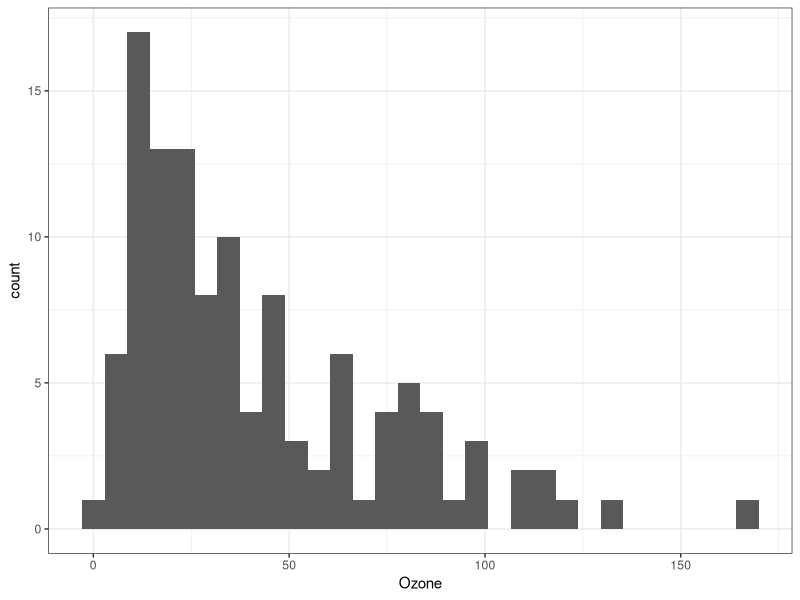
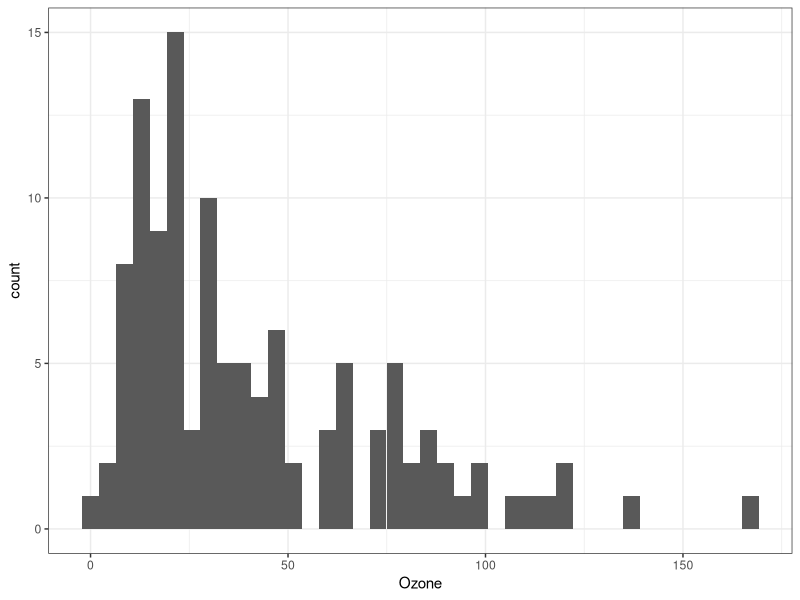
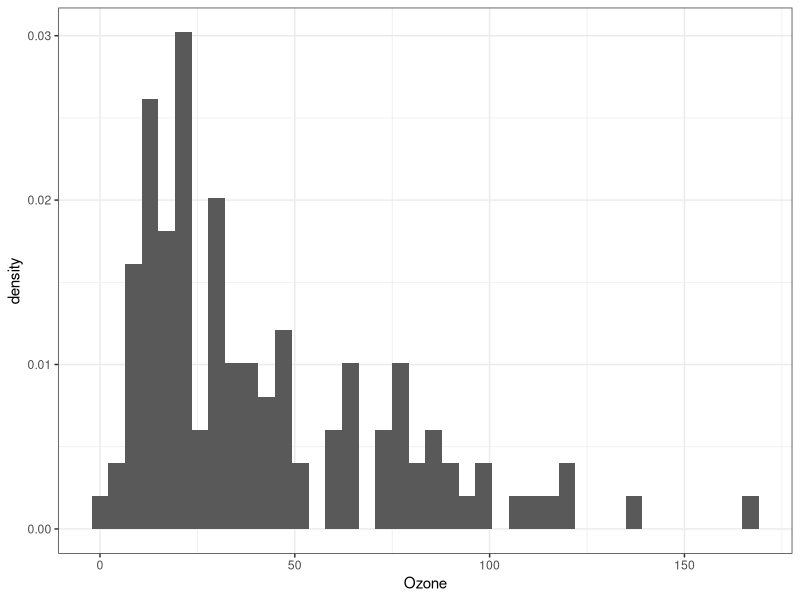
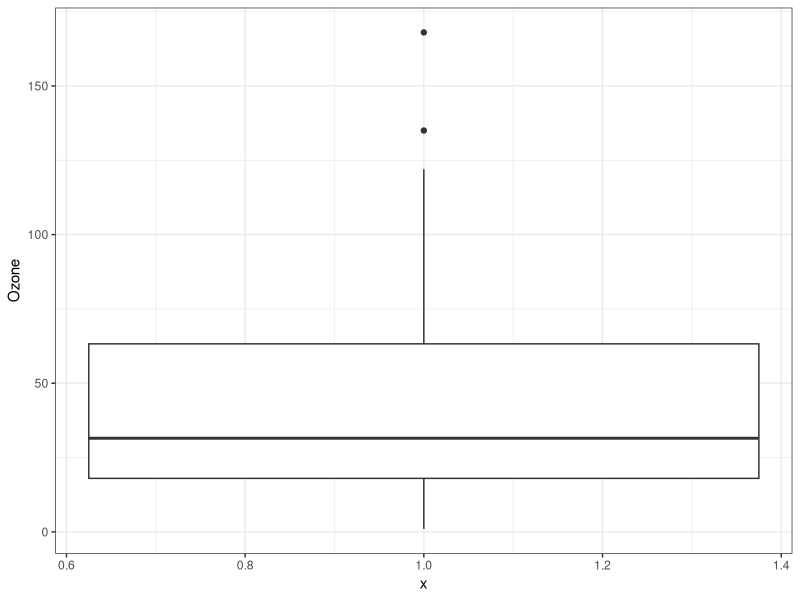
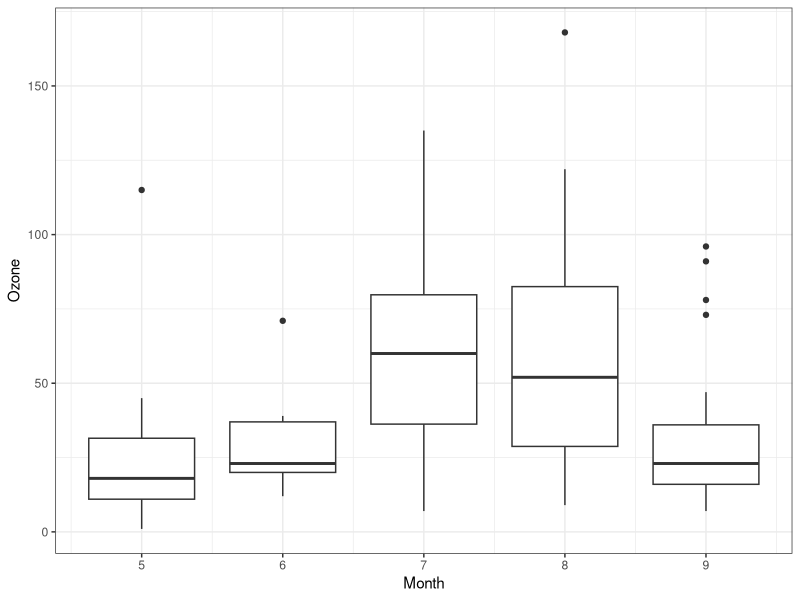
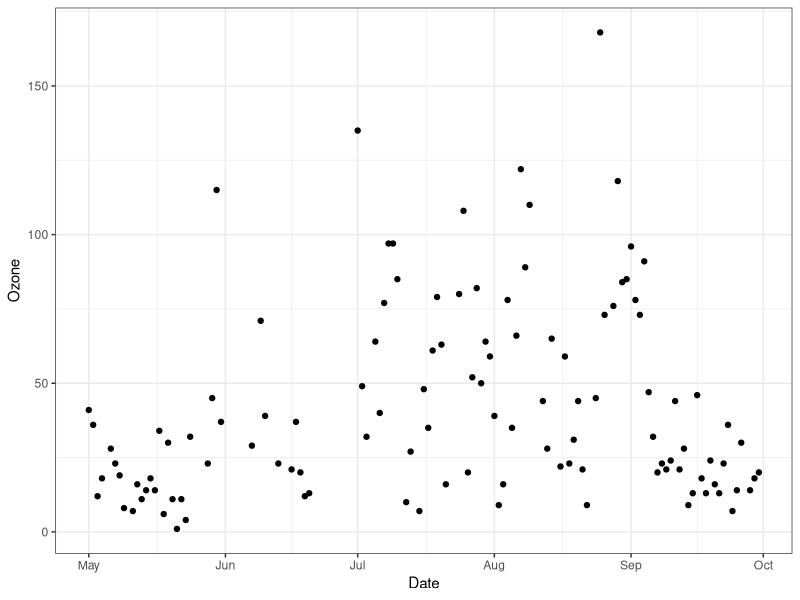
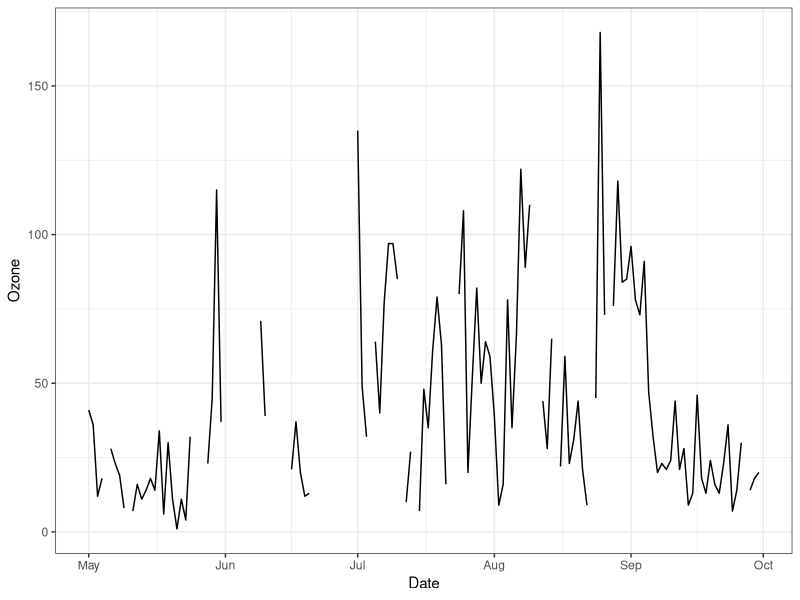
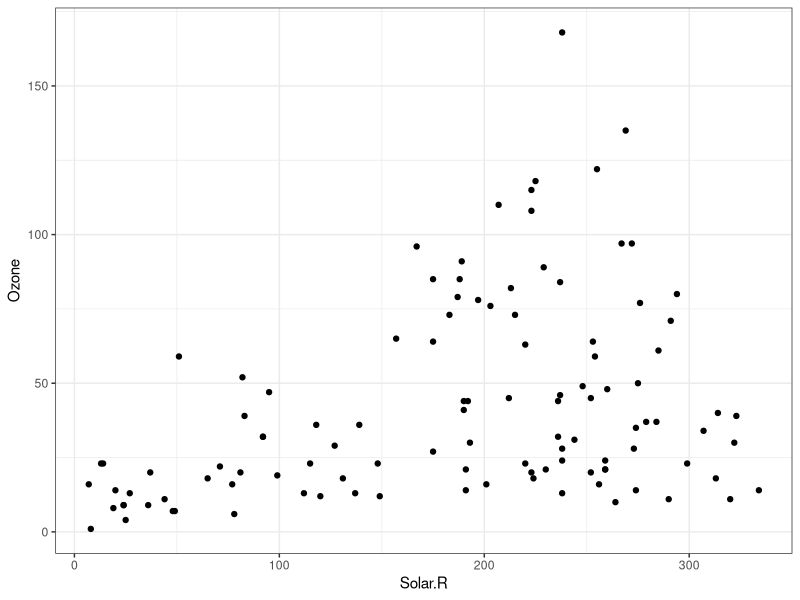

Write R code to recreate these figures, in order.
# Author: Jarad Niemi
# Date:   2024-09-16
# Purpose: Exploratory statistics including summary statistics and graphical
#          statistics using ggplot2 (included in tidyverse)
#-------------------------------------------------------------------------------


## install.packages("tidyverse")

## install.packages(c("dplyr","tidyr","ggplot2"))

## library("dplyr")
## library("tidyr")
## library("ggplot2")

library("tidyverse")

theme_set(theme_bw()) # comment this line to see what default plots look like

# Create data
y <- c(3, 4.5, 7, 8, 1, -3, 4, 10, 8)

# Sample size
length(y)

# Measures of center
mean(y)
median(y)

# Mode
sort(table(y), decreasing = TRUE)

# Quantile
quantile(y, probs = 0.05) # 0.05 sample quantile and 5%-tile

# Min and max
min(y)
max(y)

# Measures of spread
var(y)
sd(y)

range(y)                                 # gives c(min(y), max(y))
diff(range(y))                           # range

diff(quantile(y, probs = c(0.25, 0.75))) # interquartile range

# Summary
summary(y)

# Summary statistics
dim(airquality)
head(airquality)
tail(airquality)
summary(airquality)

## ?airquality

airquality <- airquality %>%
  dplyr::mutate(Date = as.Date(paste("1973",Month,Day,sep="/"))) 

ggplot(airquality,     # data.frame containing the data
       aes(x=Ozone)) + # a column name from the data.frame
  geom_histogram()     # create a histogram

ggplot(airquality, aes(x=Ozone)) + 
  geom_histogram(bins = 40)

ggplot(airquality, aes(x=Ozone)) + 
  geom_histogram(aes(y=..density..), bins = 40)



ggplot(airquality,     
       aes(x=1,y=Ozone)) + 
  geom_boxplot()     

ggplot(airquality,     
       aes(x=Month, y=Ozone, group=Month)) + 
  geom_boxplot()     



ggplot(airquality, aes(x = Date, y = Ozone)) +
  geom_point()

ggplot(airquality, aes(x = Date, y = Ozone)) +
  geom_line()

ggplot(airquality, aes(x = Solar.R, y = Ozone)) +
  geom_point()



ggplot(airquality,     
       aes(x=Month, y=Ozone, group=Month)) + 
  geom_point() 

ggplot(airquality,     
       aes(x=Month, y=Ozone, group=Month)) + 
  geom_jitter() 

ggplot(airquality,     
       aes(x=Month, y=Ozone, group=Month)) + 
  geom_boxplot(color='grey',                 # make the boxes not so obvious
               outlier.shape = NA) +         # remove outliers, 
  geom_point()                               # because they get plotted here

ggplot(airquality,     
       aes(x=Month, y=Ozone, group=Month)) + 
  geom_boxplot(color='grey',                 # make the boxes not so obvious
               outlier.shape = NA) +         # remove outliers, 
  geom_jitter()                              # because they get plotted here



airquality_long <- airquality %>%
  dplyr::select(-Month, -Day) %>%              # Remove these columns
  tidyr::pivot_longer(-Date,
                      names_to  = "response",
                      values_to = "value")

dim(airquality)
dim(airquality_long)

head(airquality_long)
summary(airquality_long)
table(airquality_long$response)

ggplot(airquality_long, 
       aes(x = Date, y = value, 
           linetype = response,
           color = response, 
           group = response)) +
  geom_line()

ggplot(airquality_long, aes(Date, value)) +
  geom_point() + 
  facet_wrap(~response)

ggplot(airquality_long, aes(Date, value)) +
  geom_line() + 
  facet_wrap(~response,scales="free_y")

ggplot(airquality_long, aes(Date, value)) +
  geom_line() + 
  facet_wrap(.~response,scales="free_y")

ggplot(airquality_long, aes(Date, value)) +
  geom_line() + 
  facet_wrap(response ~ .,scales="free_y")

airquality2 <- airquality_long %>%
  tidyr::pivot_wider(
    names_from  = response, 
    values_from = value)

g <- ggplot(airquality2,
       aes(x = Temp, y = Wind)) +
  geom_point()

g # Then you can see the plot by just typing the object name

g <- g +
  labs(x = "Temperature (F)",
       y = "Wind speed (mph)",
       title = "New York (May-September 1973)")

g

g <- g + theme_classic()
g

g <- g + geom_smooth(method="lm")
g

ggplot(airquality2,
       aes(x = Temp, y = Wind)) +
  geom_point() +
  geom_smooth(method = "lm") + 
  labs(x = "Temperature (F)",
       y = "Wind speed (mph)",
       title = "New York (May-September 1973)") 



## ggsave(filename = "plot.png",
##        plot     = g,
##        width    = 5,
##        height   = 4)
